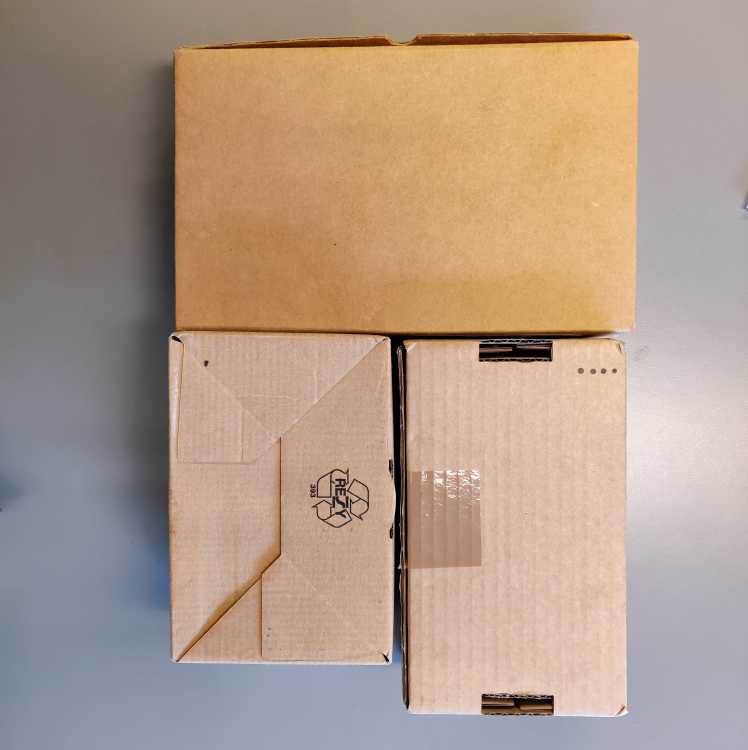
#> input picture src/packing_camera/scripts/test2.jpg, 2992 x 3000 px, found by its file name (shown at 1/4 size)
$ python segmentation.py
#> lines starting #> are read from the running program, lines starting #| are printed output that depends on the picture; after the words box and inside, x2 and y2 are one past the last pixel; in counts of white or black regions, pixels touching at a corner belong together
from cv2 import imshow, waitKey
import numpy as np
import cv2
from matplotlib import pyplot as plt


img = cv2.imread('/home/yaro/P6/src/packing_camera/scripts/test2.jpg')
#> img is the input picture: shape (3000, 2992, 3); mean B, G, R 137.7, 154.6, 176.9

scale_percent = 20 # percent of original size
width = int(img.shape[1] * scale_percent / 100)
#> width = 598
height = int(img.shape[0] * scale_percent / 100)
#> height = 600
dim = (width, height)
#> dim = (598, 600)

#resize image
resized_img = cv2.resize(img, dim, interpolation = cv2.INTER_AREA)

gray = cv2.cvtColor(resized_img, cv2.COLOR_BGR2GRAY)
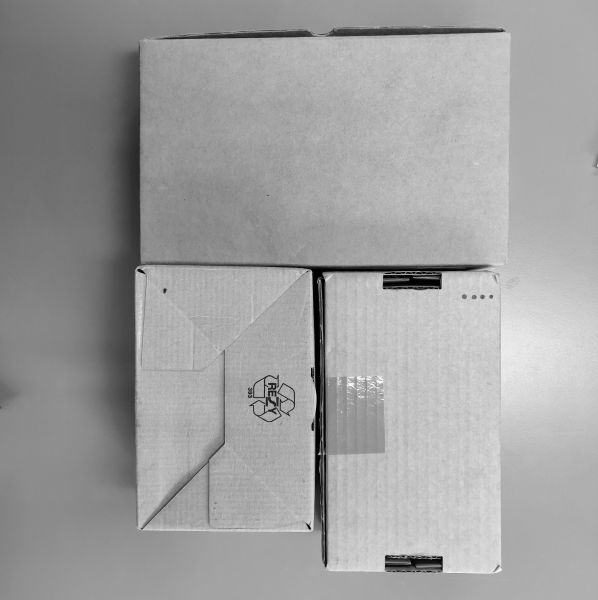
#> gray: shape (600, 598); min 0, max 253, mean 159.3


blur = cv2.GaussianBlur(gray,(5,5),0)

canny = cv2.Canny(blur,5,80)
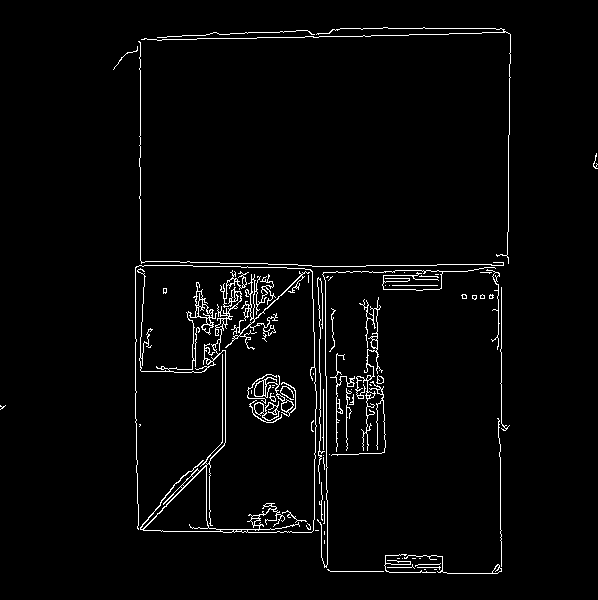
#> canny: shape (600, 598); 2.7% white in thin lines or dots

kernel = cv2.getStructuringElement(cv2.MORPH_ELLIPSE,(3,3))
dilated = cv2.dilate(canny, kernel)
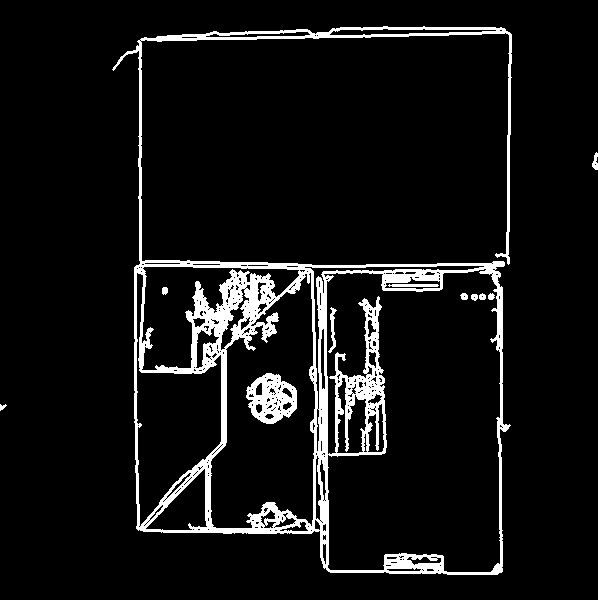
#> dilated: shape (600, 598); 7.5% white; 11 white regions, largest, box (x1, y1, x2, y2) and area: (112, 26, 512, 575) 24777, (246, 373, 297, 424) 1564, (328, 307, 337, 353) 154

ret, thresh = cv2.threshold(blur, 0, 255, cv2.THRESH_BINARY + cv2.THRESH_OTSU)
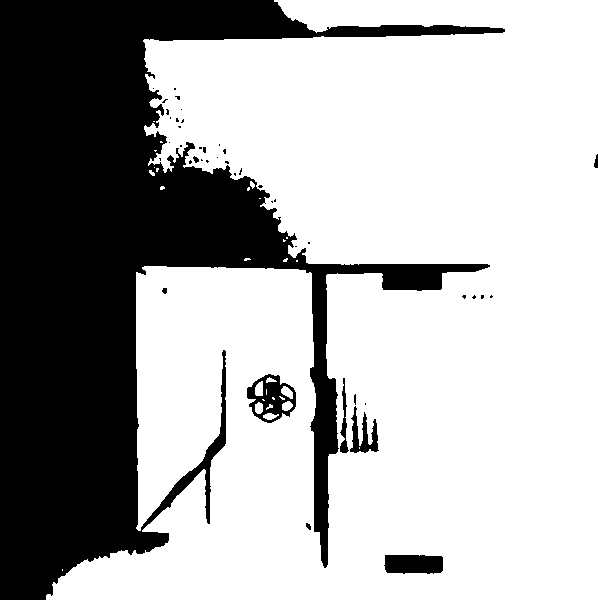
#> thresh: shape (600, 598); 67.8% white; 44 black regions (35 under 20 px), largest, box (x1, y1, x2, y2) and area: (0, 0, 505, 600) 112033, (247, 374, 296, 423) 1179, (384, 555, 443, 574) 1024
#> ret = 148
#noise removal

closing = cv2.morphologyEx(thresh, cv2.MORPH_CLOSE, kernel)
#> closing: shape (600, 598); 67.9% white; 26 black regions (14 under 20 px), largest, box (x1, y1, x2, y2) and area: (0, 0, 505, 600) 110330, (141, 350, 226, 530) 1584, (247, 374, 296, 423) 1174
opening = cv2.morphologyEx(thresh, cv2.MORPH_OPEN, kernel)
#> opening: shape (600, 598); 67.8% white; 38 black regions (30 under 20 px), largest, box (x1, y1, x2, y2) and area: (0, 0, 505, 600) 113104, (247, 374, 296, 423) 1236, (384, 555, 443, 574) 1024


#sure background area
sure_bg = cv2.dilate(closing, kernel, iterations=3)
#> sure_bg: shape (600, 598); 71.3% white; 19 black regions (12 under 20 px), largest, box (x1, y1, x2, y2) and area: (0, 0, 479, 600) 101003, (387, 558, 440, 571) 615, (326, 28, 484, 34) 587

#finding sure foreground area
dist_transform = cv2.distanceTransform(closing, cv2.DIST_L2,5)
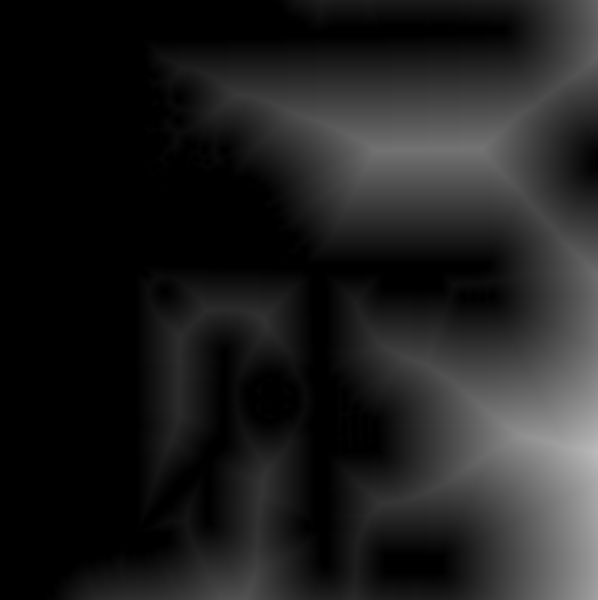
#> dist_transform: shape (600, 598) float32; min 0, max 186.8, mean 31.4
_, sure_fg = cv2.threshold(dist_transform,0.7*dist_transform.max(),255,0)
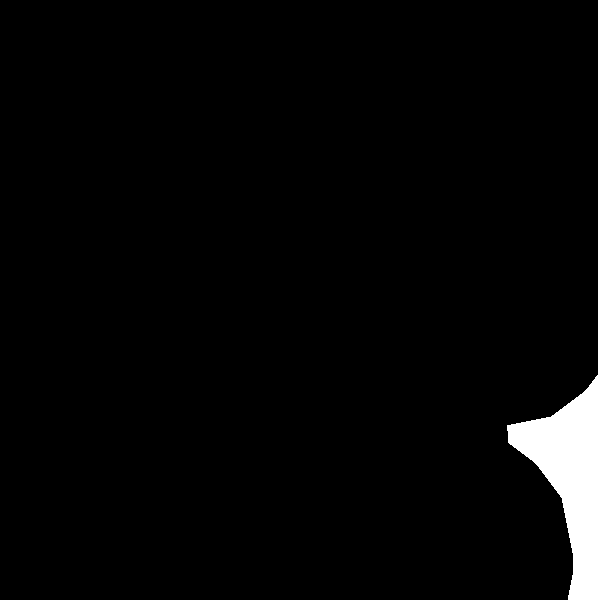
#> sure_fg: shape (600, 598) float32; 2.6% white; 1 white region

#findfing unknown region
#sure_fg = np.uint8(sure_fg)
#unknown = cv2.subtract(sure_bg,sure_fg)

contours,hierarchy = cv2.findContours(canny, cv2.RETR_EXTERNAL, cv2.CHAIN_APPROX_NONE)
#> contours = 73 contours, 62 with area under 20; largest, box (x1, y1, x2, y2) and area: (135, 265, 317, 533) 3296, (225, 271, 310, 350) 334, (254, 375, 296, 417) 312, (254, 401, 280, 421) 278, (355, 297, 383, 451) 214

cv2.drawContours(resized_img,contours,-1,(0,0,255), thickness = -1)
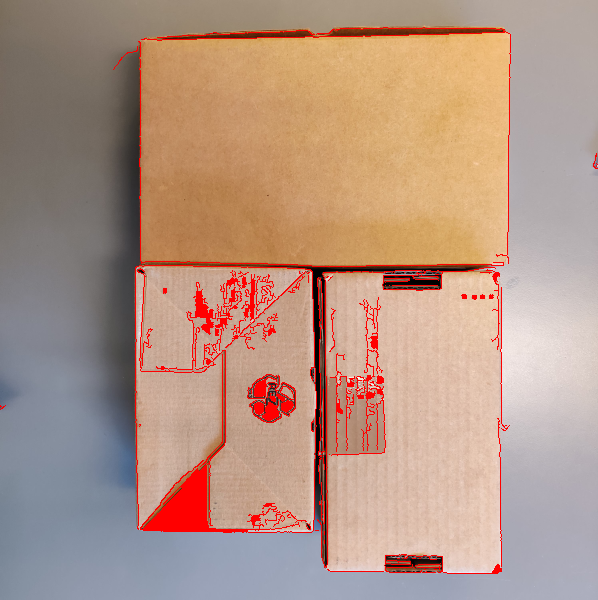
#> resized_img: shape (600, 598, 3); mean B, G, R 133.3, 149.4, 179.8

cv2.imshow("Closed",closing)
cv2.imshow("Open",opening)
cv2.imshow("canny",canny)
cv2.imshow("dilated",dilated)
cv2.imshow("hello", resized_img)
cv2.waitKey(0)
